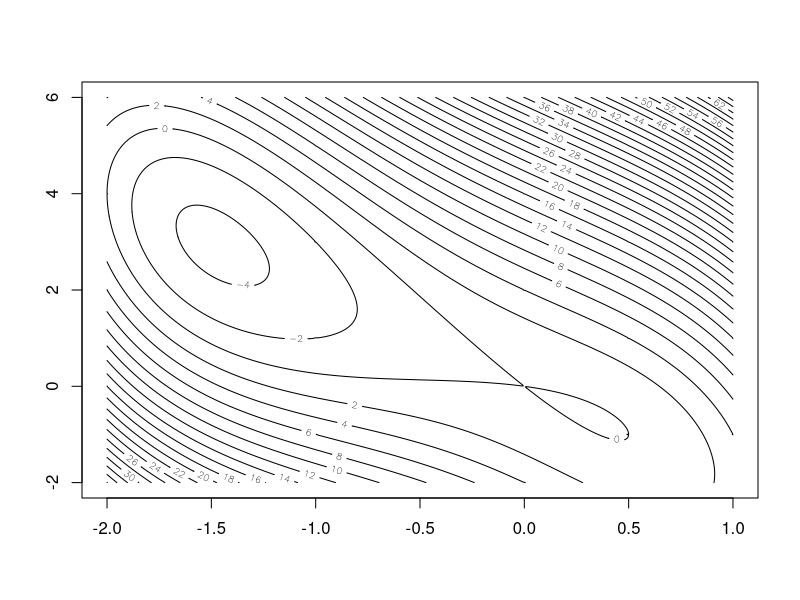

Reproduce this figure in R.
## Create contour plot to find possible initial values
x1 = seq(-2, 1, by=0.01)
x2 = seq(-2, 6, by=0.01)
f = matrix(0, nrow=length(x1), ncol=length(x2))

for (i in 1:length(x1)) {
  for (j in 1:length(x2)) {
    f[i, j] = 2*x1[i]^4 + 3*x1[i]^3 + 2*x1[i]^2 + x2[j]^2 + 4*x1[i]*x2[j]
  }
}

contour(x1, x2, f, nlevels=30)

## From our contour plot, it looks like we have three critical values:
## one at (-1.5, 3), at (0, 0.25), and at (0.3, -0.25)
## Our initial value will be x1=-1.5 and x2=3, as evidenced by the contour plot

xt = c(100, 0)
tol = 0.00001
xtp1 = c(-1.5, 3)

## History of xt values
xHist = matrix(xtp1, 2, 1)

## Original function
f = 2*xtp1[1]^4 + 3*xtp1[1]^3 + 2*xtp1[1]^2 + xtp1[2]^2 - 4*xtp1[1]*xtp1[2]

## History of the original
fHist=f

## History of gradients
gradient = as.vector(c(8*xt[1]^3 + 9*xt[1]^2 + 4*xt[1] - 4*xt[2], 2*xt[2] - 4*xt[1]))
gHist = gradient

while (sum((xtp1 - xt)^2) > tol) {
  xt = xtp1
  gradient = as.vector(c(8*xt[1]^3 + 9*xt[1]^2 + 4*xt[1] - 4*xt[2], 2*xt[2] - 4*xt[1]))
  gHist = matrix(c(gHist, gradient), 2)
  hessian = matrix(c(24*xt[1]^2 + 18*xt[1] + 4, -4, -4, 2), nrow=2, ncol=2)
  xtp1 = xt - solve(hessian, gradient)
  xHist = matrix(c(xHist, xtp1), 2)
  f = 2*xtp1[1]^4 + 3*xtp1[1]^3 + 2*xtp1[1]^2 + xtp1[2]^2 - 4*xtp1[1]*xtp1[2]
  fHist = c(fHist, f)
}

xHist
fHist
gHist

hessian

## All eigenvalues are positive, thus we
## know that the critical point is a minimum
eigen(hessian)

